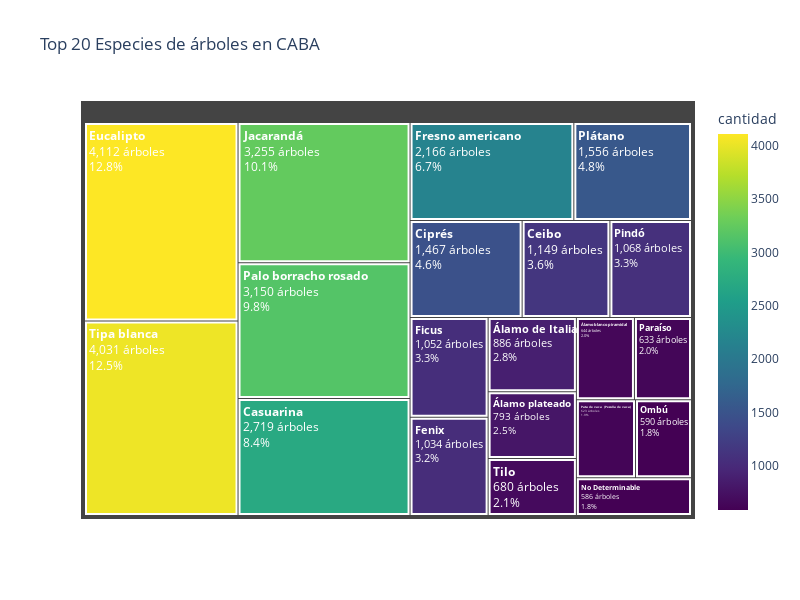

The notebook cell saved with this chart:
### Markdown cell above
### Top 20 especies por cantidad es espacios verdes de CABA

### Code cell
especies_count = arboles['nombre_com'].value_counts().head(20).reset_index()
especies_count.columns = ['especie', 'cantidad']
especies_count['porcentaje'] = (especies_count['cantidad'] / especies_count['cantidad'].sum() * 100).round(1)
especies_count['label'] = especies_count.apply(
    lambda x: f"<b>{x['especie']}</b><br>{x['cantidad']:,} árboles<br>{x['porcentaje']}%",
    axis=1
)
fig = px.treemap(
    especies_count,
    path=['label'],
    values='cantidad',
    title='Top 20 Especies de árboles en CABA',
    color='cantidad',
    color_continuous_scale='Viridis'
)
fig.update_traces(
    textfont=dict(size=12, color='white'),
    marker_line=dict(width=2, color='white'),
     hovertemplate='<b>%{label}</b><extra></extra>'
)
fig.update_layout(width=800, height=600)
try:
    fig.show()
except Exception as e:
    print(f"⚠️ No se pudo mostrar en el notebook: {e}")
    fig.write_html('treemap_especies.html')
    print("✅ Guardado como 'treemap_especies.html'")
    print("📂 Abre el archivo en tu navegador")

### Figure 1 — Plotly figure (JSON) as saved in the notebook; plotly's stock layout.template omitted (floating-point values rounded to 4 significant figures)
{"data": [{"branchvalues": "total", "customdata": [[4112.0], [4031.0], [3255.0], [3150.0], [2719.0], [2166.0], [1556.0], [1467.0], [1149.0], [1068.0], [1052.0], [1034.0], [886.0], [793.0], [680.0], [644.0], [633.0], [623.0], [590.0], [586.0]], "domain": {"x": [0, 1], "y": [0, 1]}, "hovertemplate": "<b>%{label}</b><extra></extra>", "ids": ["<b>Eucalipto</b><br>4,112 árboles<br>12.8%", "<b>Tipa blanca</b><br>4,031 árboles<br>12.5%", "<b>Jacarandá</b><br>3,255 árboles<br>10.1%", "<b>Palo borracho rosado</b><br>3,150 árboles<br>9.8%", "<b>Casuarina</b><br>2,719 árboles<br>8.4%", "<b>Fresno americano</b><br>2,166 árboles<br>6.7%", "<b>Plátano</b><br>1,556 árboles<br>4.8%", "<b>Ciprés</b><br>1,467 árboles<br>4.6%", "<b>Ceibo</b><br>1,149 árboles<br>3.6%", "<b>Pindó</b><br>1,068 árboles<br>3.3%", "<b>Ficus</b><br>1,052 árboles<br>3.3%", "<b>Fenix</b><br>1,034 árboles<br>3.2%", "<b>Álamo de Italia</b><br>886 árboles<br>2.8%", "<b>Álamo plateado</b><br>793 árboles<br>2.5%", "<b>Tilo</b><br>680 árboles<br>2.1%", "<b>Álamo blanco piramidal</b><br>644 árboles<br>2.0%", "<b>Paraíso</b><br>633 árboles<br>2.0%", "<b>Pata de vaca  (Pezuña de vaca)</b><br>623 árboles<br>1.9%", "<b>Ombú</b><br>590 árboles<br>1.8%", "<b>No Determinable</b><br>586 árboles<br>1.8%"], "labels": ["<b>Eucalipto</b><br>4,112 árboles<br>12.8%", "<b>Tipa blanca</b><br>4,031 árboles<br>12.5%", "<b>Jacarandá</b><br>3,255 árboles<br>10.1%", "<b>Palo borracho rosado</b><br>3,150 árboles<br>9.8%", "<b>Casuarina</b><br>2,719 árboles<br>8.4%", "<b>Fresno americano</b><br>2,166 árboles<br>6.7%", "<b>Plátano</b><br>1,556 árboles<br>4.8%", "<b>Ciprés</b><br>1,467 árboles<br>4.6%", "<b>Ceibo</b><br>1,149 árboles<br>3.6%", "<b>Pindó</b><br>1,068 árboles<br>3.3%", "<b>Ficus</b><br>1,052 árboles<br>3.3%", "<b>Fenix</b><br>1,034 árboles<br>3.2%", "<b>Álamo de Italia</b><br>886 árboles<br>2.8%", "<b>Álamo plateado</b><br>793 árboles<br>2.5%", "<b>Tilo</b><br>680 árboles<br>2.1%", "<b>Álamo blanco piramidal</b><br>644 árboles<br>2.0%", "<b>Paraíso</b><br>633 árboles<br>2.0%", "<b>Pata de vaca  (Pezuña de vaca)</b><br>623 árboles<br>1.9%", "<b>Ombú</b><br>590 árboles<br>1.8%", "<b>No Determinable</b><br>586 árboles<br>1.8%"], "marker": {"coloraxis": "coloraxis", "colors": [4112.0, 4031.0, 3255.0, 3150.0, 2719.0, 2166.0, 1556.0, 1467.0, 1149.0, 1068.0, 1052.0, 1034.0, 886.0, 793.0, 680.0, 644.0, 633.0, 623.0, 590.0, 586.0], "line": {"color": "white", "width": 2}}, "name": "", "parents": ["", "", "", "", "", "", "", "", "", "", "", "", "", "", "", "", "", "", "", ""], "textfont": {"color": "white", "size": 12}, "type": "treemap", "values": [4112.0, 4031.0, 3255.0, 3150.0, 2719.0, 2166.0, 1556.0, 1467.0, 1149.0, 1068.0, 1052.0, 1034.0, 886.0, 793.0, 680.0, 644.0, 633.0, 623.0, 590.0, 586.0]}], "layout": {"coloraxis": {"colorbar": {"title": {"text": "cantidad"}}, "colorscale": [[0, "#440154"], [0.1111, "#482878"], [0.2222, "#3e4989"], [0.3333, "#31688e"], [0.4444, "#26828e"], [0.5556, "#1f9e89"], [0.6667, "#35b779"], [0.7778, "#6ece58"], [0.8889, "#b5de2b"], [1, "#fde725"]]}, "height": 600, "legend": {"tracegroupgap": 0}, "title": {"text": "Top 20 Especies de árboles en CABA"}, "width": 800}}
